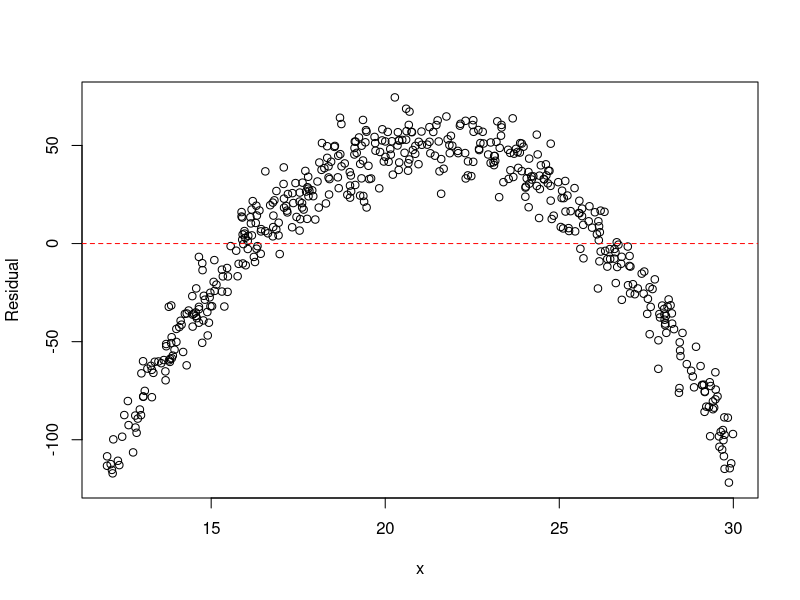
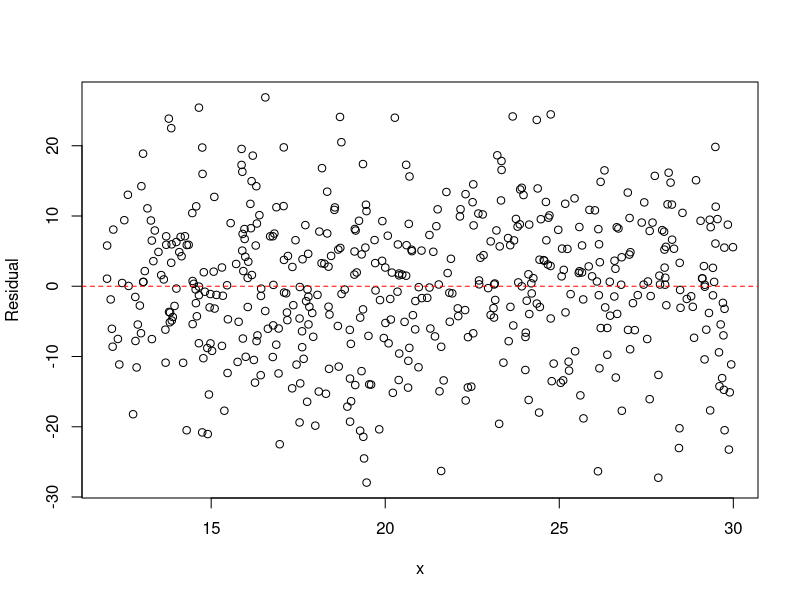
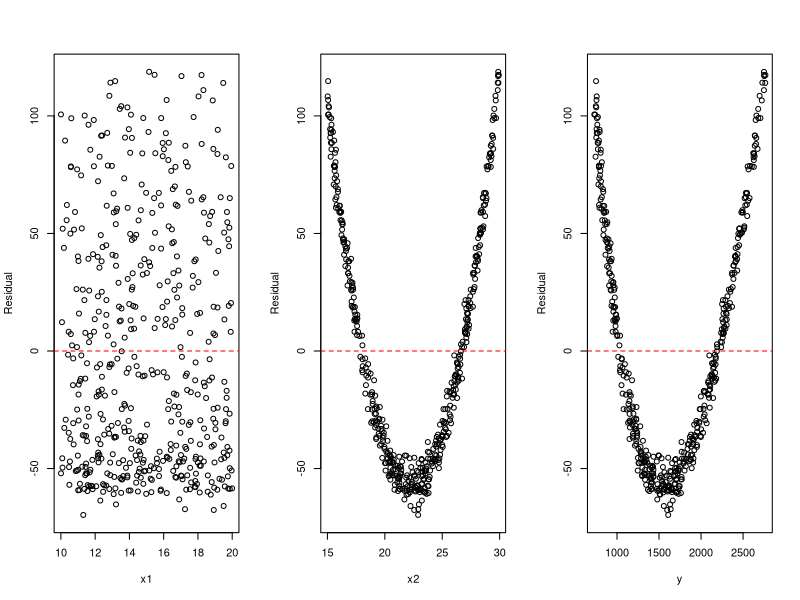
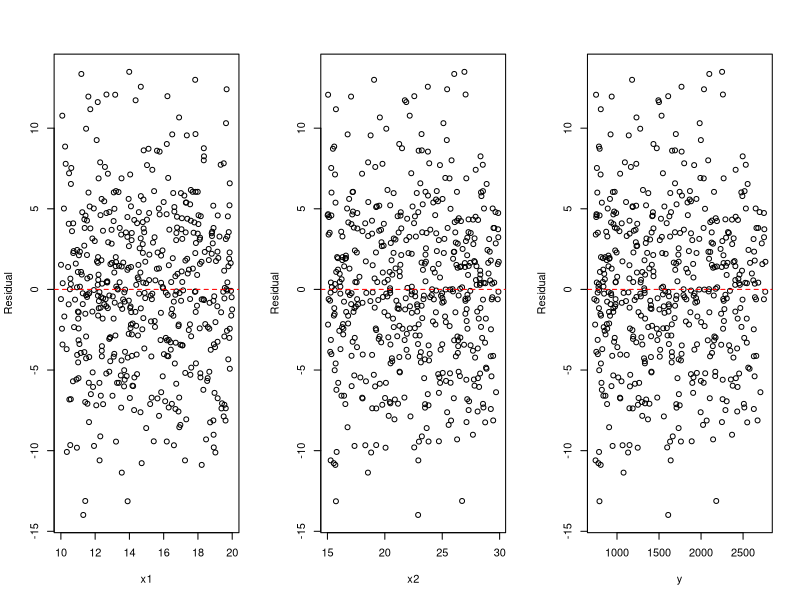

Source code (R) for these figures, in order:
## ---- chunk 1
set.seed(123)

n <- 500

x <- runif(n, 12, 30)
y <- 55.7 + 0.5969 * x - 2 * (x)^2 + rnorm(n, 0, 10)

dat <- data.frame(x, y)
## ---- chunk 2
fit <- lm(y ~ x, data = dat)
plot(x, resid(fit), xlab = "x", ylab = "Residual")
abline(h = 0, col = "red", lty = 2)
## ---- chunk 3
fit2 <- lm(y ~ x + I(x^2), data = dat)
plot(x, resid(fit2), xlab = "x", ylab = "Residual")
abline(h = 0, col = "red", lty = 2)
## ---- chunk 4
set.seed(123)

n <- 500

x1 <- runif(n, 10, 20)
x2 <- runif(n, 15, 30)
y <- 5 + 4 * x1 + 3 * x2^2 + rnorm(n, 0, 5)
## ---- chunk 5
#| fig-show: hold
#| fig-width: 10
#| fig-height: 4
fit <- lm(y ~ x1 + x2)

par(mfrow = c(1, 3))
plot(x1, resid(fit), xlab = "x1", ylab = "Residual")
abline(h = 0, col = "red", lty = 2)
plot(x2, resid(fit), xlab = "x2", ylab = "Residual")
abline(h = 0, col = "red", lty = 2)
plot(y, resid(fit), xlab = "y", ylab = "Residual")
abline(h = 0, col = "red", lty = 2)
par(mfrow = c(1, 1))
## ---- chunk 6
#| fig-show: hold
#| fig-width: 10
#| fig-height: 4
fit2 <- lm(y ~ x1 + x2 + I(x2^2))

par(mfrow = c(1, 3))
plot(x1, resid(fit2), xlab = "x1", ylab = "Residual")
abline(h = 0, col = "red", lty = 2)
plot(x2, resid(fit2), xlab = "x2", ylab = "Residual")
abline(h = 0, col = "red", lty = 2)
plot(y, resid(fit2), xlab = "y", ylab = "Residual")
abline(h = 0, col = "red", lty = 2)
par(mfrow = c(1, 1))
